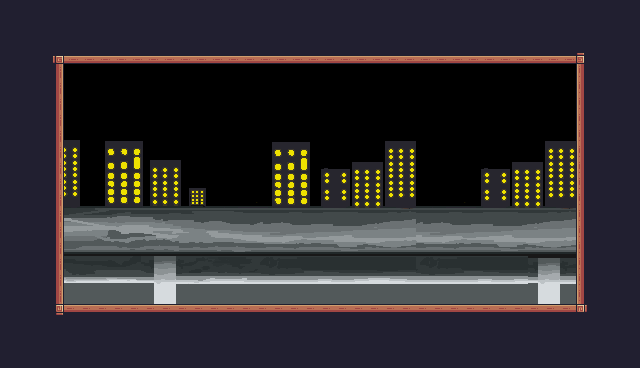

This game map was drawn from its Tiled (.tmx) file and the tilesets committed beside it. A one-line description and the full map source follow:
An orthogonal 40x23 tile map with 16x16 px tiles, 1 tile layer (Background), 4 tilesets and 11 objects (Player, Door, Wife, WifesFather, WifesMom, ...).

<map version="1.10" tiledversion="1.11.0" orientation="orthogonal" renderorder="right-down" width="40" height="23" tilewidth="16" tileheight="16" infinite="0" nextlayerid="5" nextobjectid="34">
 <tileset firstgid="1" name="Moonshiner" tilewidth="16" tileheight="16" tilecount="242" columns="22">
  <image source="../images/Terrain/Terrain (16x16).png" width="352" height="176" />
 </tileset>
 <tileset firstgid="243" name="New Terrain" tilewidth="16" tileheight="16" tilecount="242" columns="22">
  <image source="../images/Terrain/Terrain (16x16)2.png" width="352" height="176" />
 </tileset>
 <tileset firstgid="485" source="Houses(16x16).tsx" />
 <tileset firstgid="749" name="levelOne" tilewidth="16" tileheight="16" tilecount="242" columns="22">
  <image source="levelOne.png" width="352" height="176" />
 </tileset>
 <layer id="1" name="Background" width="40" height="23">
  <properties>
   <property name="BackgroundColor" value="Gray" />
  </properties>
  <data encoding="csv">
24,24,24,24,24,24,24,24,24,24,24,24,24,24,24,24,24,24,24,24,24,24,24,24,24,24,24,24,24,24,24,24,24,24,24,24,24,24,24,24,
24,24,24,24,24,24,24,24,24,24,24,24,24,24,24,24,24,24,24,24,24,24,24,24,24,24,24,24,24,24,24,24,24,24,24,24,24,24,24,24,
24,24,24,24,24,24,24,24,24,24,24,24,24,24,24,24,24,24,24,24,24,24,24,24,24,24,24,24,24,24,24,24,24,24,24,24,24,24,24,24,
24,24,24,92,134,134,134,134,134,134,134,134,134,134,134,134,134,134,134,134,134,134,134,134,134,134,134,134,134,134,134,134,134,134,134,134,93,24,24,24,
24,24,24,113,0,0,0,0,0,0,0,0,0,0,0,0,0,0,0,0,0,0,0,0,0,0,0,0,0,0,0,0,0,0,0,0,111,24,24,24,
24,24,24,113,0,0,0,0,0,0,0,0,0,0,0,0,0,0,0,0,0,0,0,0,0,0,0,0,0,0,0,0,0,0,0,0,111,24,24,24,
24,24,24,113,0,0,0,0,0,0,0,0,0,0,0,0,0,0,0,0,0,0,0,0,0,0,0,0,0,0,0,0,0,0,0,0,111,24,24,24,
24,24,24,113,0,0,0,0,0,0,0,0,0,0,0,0,0,0,0,0,0,0,0,0,0,0,0,0,0,0,0,0,0,0,0,0,111,24,24,24,
24,24,112,113,771,772,773,774,775,776,777,778,779,780,781,782,783,784,785,786,787,788,789,790,791,792,0,0,0,0,787,788,789,790,791,792,111,24,24,24,
24,24,112,113,793,794,795,796,797,798,799,800,801,802,803,804,805,806,807,808,809,810,811,812,813,814,802,803,804,805,809,810,811,812,813,814,111,112,24,24,
24,24,112,113,815,816,817,818,819,820,821,822,823,824,825,826,827,828,829,830,831,832,833,834,835,836,824,825,826,827,831,832,833,834,835,836,111,112,24,24,
24,24,112,113,837,838,839,840,841,842,843,844,845,846,847,848,849,850,851,852,853,854,855,856,857,858,846,847,848,849,853,854,855,856,857,858,111,112,112,24,
24,24,112,113,859,860,861,862,863,864,865,866,867,868,869,870,871,872,873,874,875,876,877,878,879,880,868,869,870,871,875,876,877,878,879,880,111,24,112,24,
24,24,112,113,287,288,289,290,291,292,293,294,295,296,297,298,299,300,301,302,303,304,305,306,307,308,299,300,301,302,303,304,305,306,307,308,111,24,24,24,
24,24,112,113,309,310,311,312,313,314,315,316,317,318,319,320,321,322,323,324,325,326,327,328,329,330,321,322,323,324,325,326,327,328,329,330,111,24,24,24,
24,24,24,113,331,332,333,334,335,336,337,338,339,340,341,342,343,344,345,346,347,348,349,350,351,352,343,344,345,346,347,348,349,350,351,352,111,24,24,24,
24,24,24,113,419,420,421,422,423,424,425,426,427,428,429,430,431,432,433,434,435,436,437,438,439,440,431,432,433,434,435,436,437,952,953,954,111,24,24,24,
24,24,24,113,441,442,443,444,445,446,447,448,449,450,451,452,453,454,455,456,457,458,459,460,461,462,453,454,455,456,457,458,459,446,447,448,111,24,24,24,
24,24,24,113,463,464,465,466,467,468,469,470,471,472,473,474,475,476,477,478,479,480,481,482,483,484,475,476,477,478,479,480,481,468,469,470,111,24,24,24,
24,24,24,114,90,90,90,90,90,90,90,90,90,90,90,90,90,90,90,90,90,90,90,90,90,90,90,90,90,90,90,90,90,90,90,90,115,24,24,24,
24,24,24,24,24,24,24,24,24,24,24,24,24,24,24,24,24,24,24,24,24,24,24,24,112,112,112,112,112,112,112,112,112,112,24,24,24,24,24,24,
24,24,24,24,24,24,24,24,24,24,24,24,24,24,24,24,24,24,24,24,24,24,24,24,24,24,24,24,24,24,24,24,24,24,24,24,24,24,24,24,
24,24,24,24,24,24,24,24,24,24,24,24,24,24,24,24,24,24,24,24,24,24,24,24,24,24,24,24,24,24,24,24,24,24,24,24,24,24,24,24
</data>
 </layer>
 <objectgroup id="2" name="SpawnPoints">
  <object id="5" name="Player" type="Player" x="480" y="224" width="32.1917" height="31.0211" />
  <object id="29" name="Door" type="Door" x="416" y="144" width="48" height="64" />
  <object id="31" name="Wife" type="Wife" x="528" y="208" width="32.1917" height="31.0211" />
  <object id="32" name="WifesFather" x="71.3333" y="220" width="32" height="32">
   <properties>
    <property name="isVertical" type="bool" value="false" />
    <property name="offPos" type="float" value="8" />
    <property name="offSetN" type="float" value="7" />
   </properties>
  </object>
  <object id="33" name="WifesMom" x="115.333" y="192" width="32" height="32">
   <properties>
    <property name="isVertical" type="bool" value="false" />
    <property name="offPos" type="float" value="8" />
    <property name="offSetN" type="float" value="7" />
   </properties>
  </object>
 </objectgroup>
 <objectgroup id="3" name="Collisions">
  <object id="6" x="48" y="48" width="16" height="272" />
  <object id="7" x="48" y="304" width="544" height="16" />
  <object id="8" x="576" y="48" width="16" height="256" />
  <object id="10" x="48" y="48" width="544" height="16" />
  <object id="11" type="Ground" x="64" y="256" width="512" height="48" />
  <object id="13" type="Walls" x="64" y="176" width="512" height="32" />
 </objectgroup>
</map>
